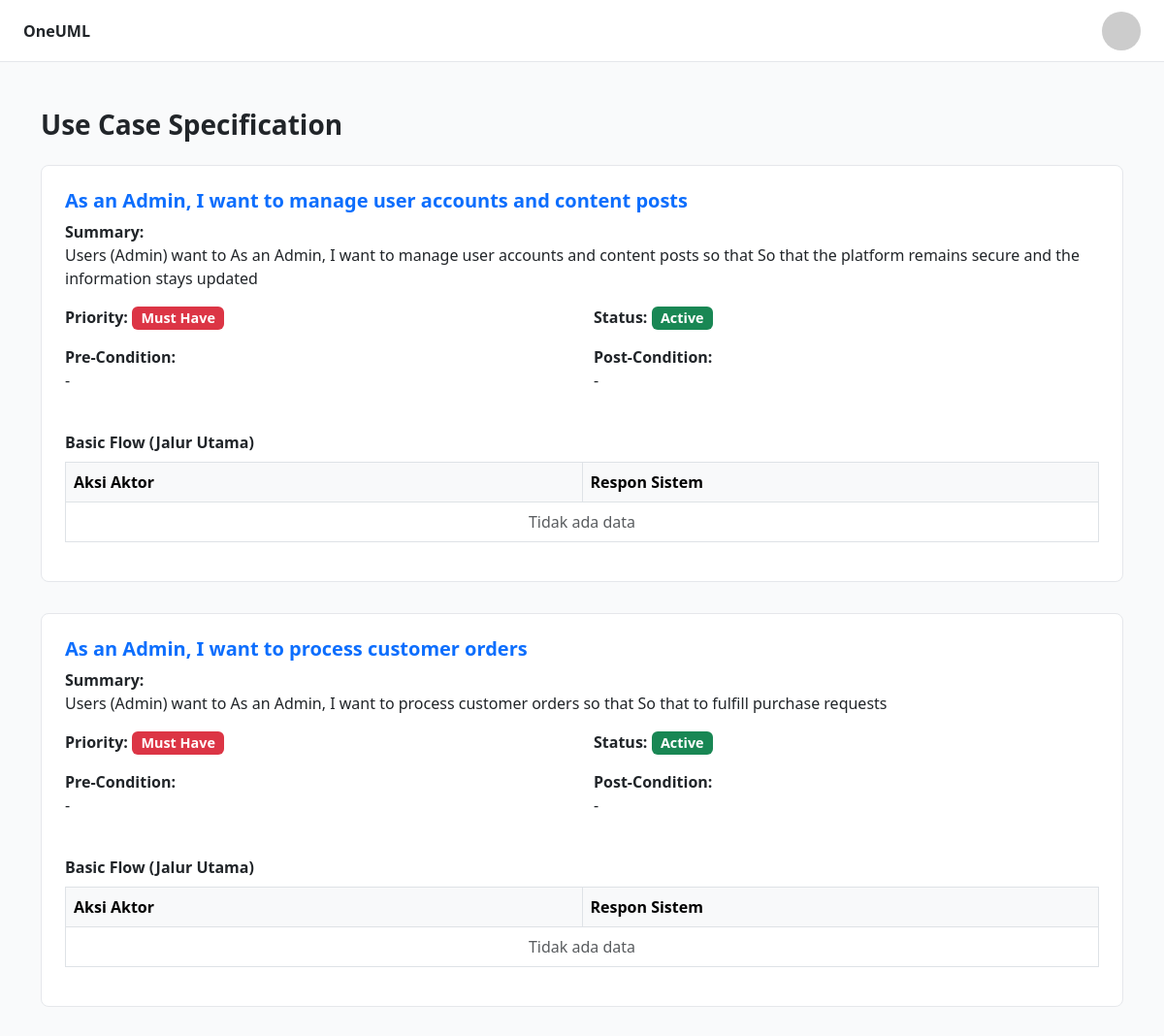
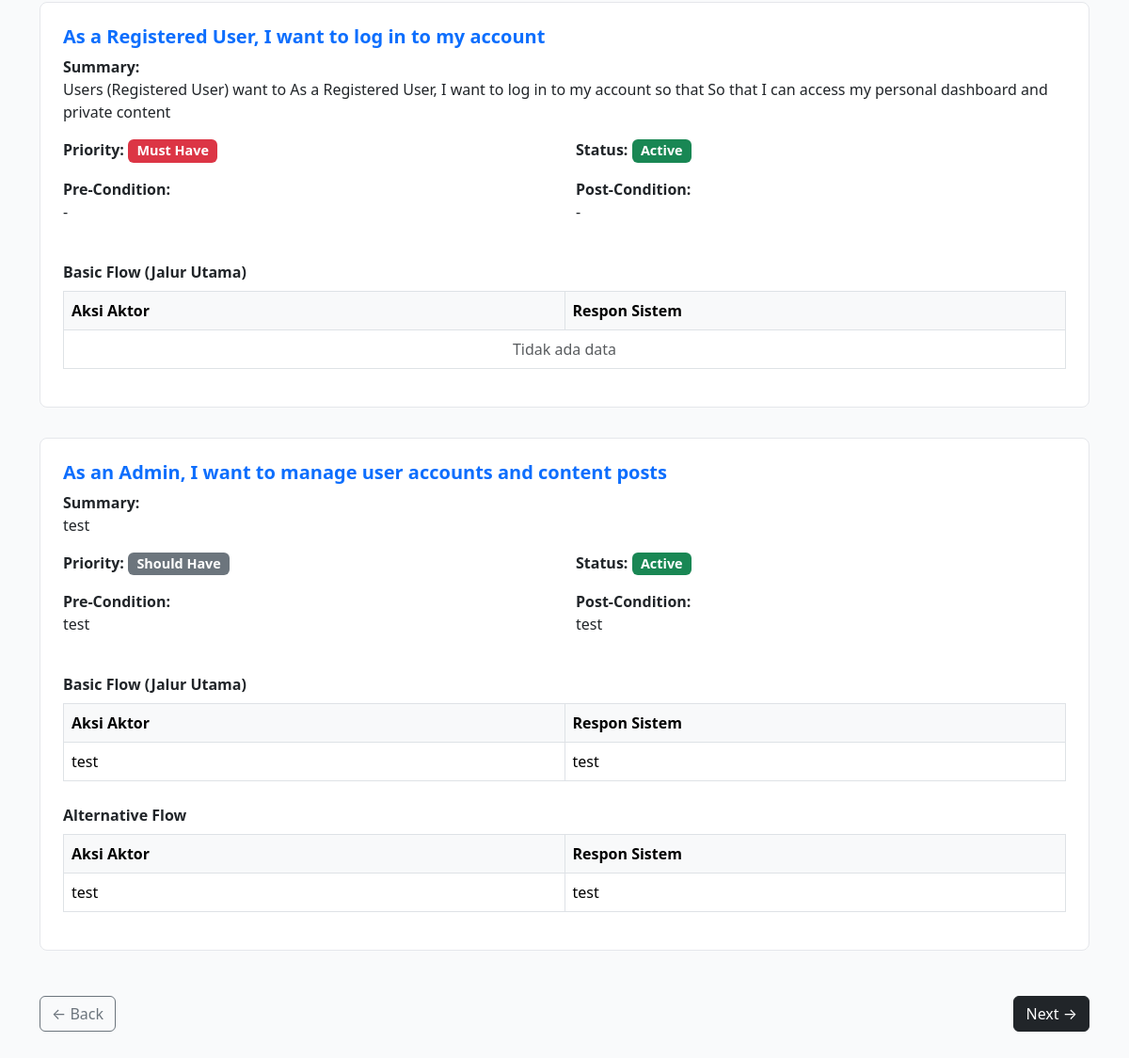
Page /use-case-spec/ on the earlier database version (2 pictures, top to bottom).
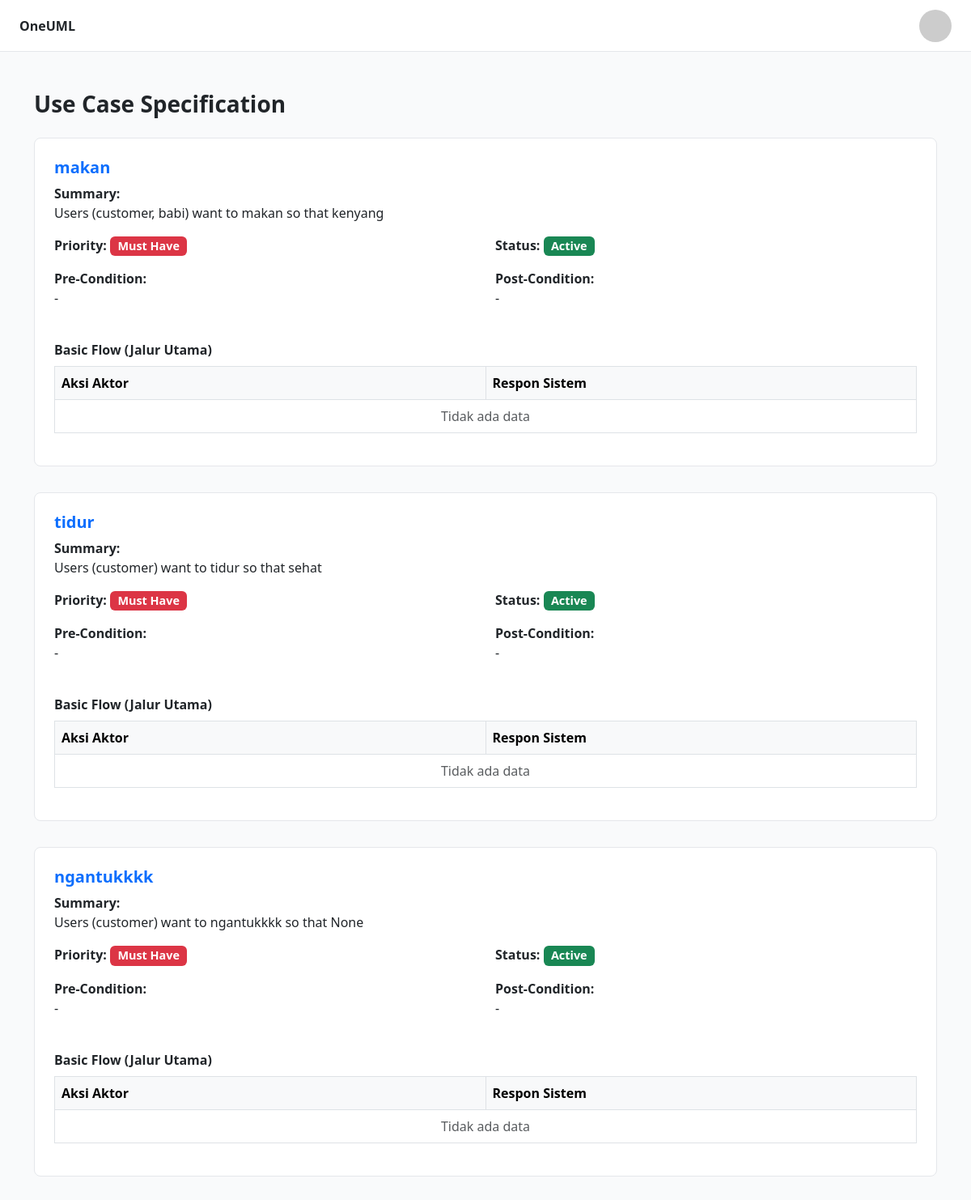
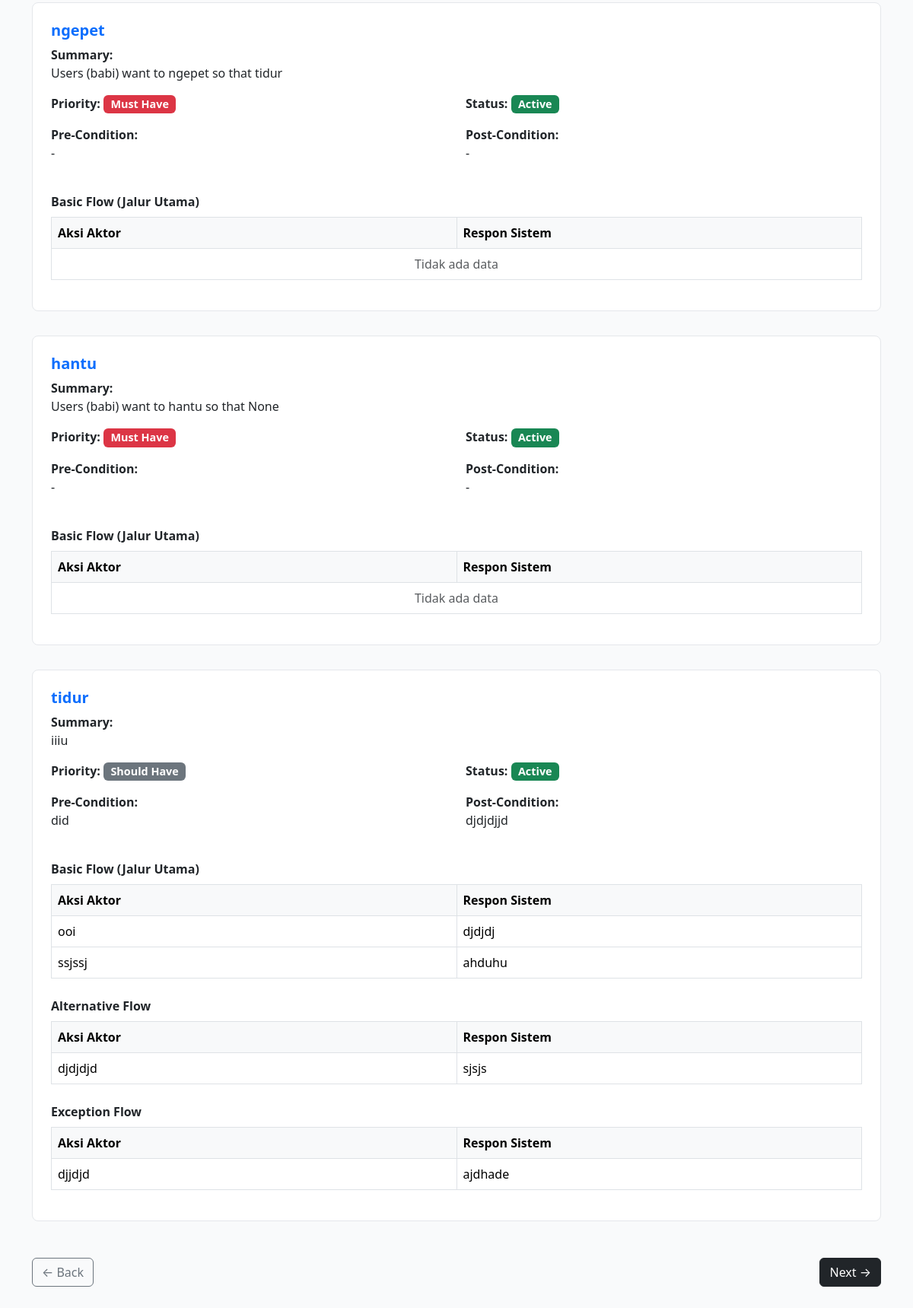
Same page on the later database version (2 pictures, top to bottom).
### main/models.py (models this page shows, shortened)
class UseCaseSpecification(models.Model):
    id = models.AutoField(primary_key=True)
    gui = models.ForeignKey(GUI, on_delete=models.CASCADE, null=True, blank=True)
    feature_name = models.CharField(max_length=255, default="Feature")
    summary_description = models.TextField(null=True, blank=True)
    PRIORITY_CHOICES = [
        ('Must Have', 'Must Have'),
        ('Should Have', 'Should Have'),
        ('Could Have', 'Could Have'),
        ("Won't Have", "Won't Have"),
    ]
    priority = models.CharField(max_length=50, choices=PRIORITY_CHOICES, default='Must Have')
    STATUS_CHOICES = [
        ('Active', 'Active'),
        ('Inactive', 'Inactive')
    ]
    status = models.CharField(max_length=50, choices=STATUS_CHOICES, default='Active')
    input_precondition = models.TextField(null=True, blank=True)
    input_postcondition = models.TextField(null=True, blank=True)

class BasicPath(models.Model):
    usecase_spec = models.ForeignKey(UseCaseSpecification, on_delete=models.CASCADE, related_name='basic_paths')
    step_number = models.IntegerField()
    actor_action = models.TextField(null=True, blank=True)
    system_response = models.TextField(null=True, blank=True)

class AlternativePath(models.Model):
    usecase_spec = models.ForeignKey(UseCaseSpecification, on_delete=models.CASCADE, related_name='alternative_paths')
    step_number = models.IntegerField() # Ini buat nyimpen urutan baris
    actor_action = models.TextField(null=True, blank=True)
    system_response = models.TextField(null=True, blank=True)

class ExceptionPath(models.Model):
    usecase_spec = models.ForeignKey(UseCaseSpecification, on_delete=models.CASCADE, related_name='exception_paths')
    step_number = models.IntegerField()
    actor_action = models.TextField(null=True, blank=True)
    system_response = models.TextField(null=True, blank=True)

### main/views.py (the view)
# urls.py: path('use-case-spec/', views.use_case_spec, name='use_case_spec'),          # Step 4
def use_case_spec(request):
    specs = UseCaseSpecification.objects.all().prefetch_related(
        'basic_paths', 'alternative_paths', 'exception_paths'
    )
    current_user = Pengguna.objects.first()
    if not current_user:
        current_user = Pengguna.objects.create(
            id_user="U001", nama_user="Admin", email_user="admin@oneuml.com", password="123"
        )
    current_project, _ = Project.objects.get_or_create(
        id_project="P001",  # Kunci pencarian
        defaults={          # Kalau belum ada, isi data ini:
            'nama_project': "Project Skripsi",
            'deskripsi': "Auto Generated",
            'pengguna': current_user
        }
    )
    current_gui, _ = GUI.objects.get_or_create(
        id_gui="G001",      # Kunci pencarian
        defaults={          # Kalau belum ada, isi data ini:
            'project': current_project,
            'nama_atribut': "Home Screen"
        }
    )
    context = {
        'specs': specs,
        'gui': current_gui
    }
    return render(request, 'main/use_case_spec.html', context)

### main/templates/main/use_case_spec.html (shortened to what the changed rows need)
<!DOCTYPE html>
<html lang="id">
<head>
  <link href="https://cdn.jsdelivr.net/npm/bootstrap@5.3.2/dist/css/bootstrap.min.css" rel="stylesheet" />
</head>
<body>
  <main class="container mt-5">
    <div id="useCaseContainer">
        {% if specs %}
            {% for spec in specs %}
            <div class="spec-card">
                <h5 class="fw-bold text-primary">{{ spec.feature_name }}</h5>
                <p><strong>Summary:</strong><br>{{ spec.summary_description|default:"-" }}</p>
                <div class="row mb-3">
                    <div class="col-md-6">
                        <strong>Priority:</strong>
                        <span class="badge {% if spec.priority == 'Must Have' %}bg-danger{% else %}bg-secondary{% endif %}">
                            {{ spec.priority }}
                        </span>
                    </div>
                    <div class="col-md-6">
                        <strong>Status:</strong>
                        <span class="badge bg-success">{{ spec.status }}</span>
                    </div>
                </div>
                <div class="row">
                    <div class="col-md-6">
                        <p><strong>Pre-Condition:</strong><br>{{ spec.input_precondition|default:"-" }}</p>
                    </div>
                    <div class="col-md-6">
                        <p><strong>Post-Condition:</strong><br>{{ spec.input_postcondition|default:"-" }}</p>
                    </div>
                </div>
                <div class="mt-4">
                    <div class="section-title">Basic Flow (Jalur Utama)</div>
                    <table class="table table-bordered mt-2">
                        <thead>
                            <tr>
                                <th width="50%">Aksi Aktor</th>
                                <th width="50%">Respon Sistem</th>
                            </tr>
                        </thead>
                        <tbody>
                            {% for step in spec.basic_paths.all %}
                            <tr>
                                <td>{{ step.actor_action }}</td>
                                <td>{{ step.system_response }}</td>
                            </tr>
                            {% empty %}
                            <tr><td colspan="2" class="text-center text-muted">Tidak ada data</td></tr>
                            {% endfor %}
                        </tbody>
                    </table>
                </div>
                {% if spec.alternative_paths.all %}
                <div class="mt-4">
                    <div class="section-title">Alternative Flow</div>
                    <table class="table table-bordered mt-2">
                        <thead><tr><th width="50%">Aksi Aktor</th><th width="50%">Respon Sistem</th></tr></thead>
                        <tbody>
                            {% for step in spec.alternative_paths.all %}
                            <tr><td>{{ step.actor_action }}</td><td>{{ step.system_response }}</td></tr>
                            {% endfor %}
                        </tbody>
                    </table>
                </div>
                {% endif %}
                {% if spec.exception_paths.all %}
                <div class="mt-4">
                    <div class="section-title">Exception Flow</div>
                    <table class="table table-bordered mt-2">
                        <thead><tr><th width="50%">Aksi Aktor</th><th width="50%">Respon Sistem</th></tr></thead>
                        <tbody>
                            {% for step in spec.exception_paths.all %}
                            <tr><td>{{ step.actor_action }}</td><td>{{ step.system_response }}</td></tr>
                            {% endfor %}
                        </tbody>
                    </table>
                </div>
                {% endif %}
            </div>
            {% endfor %}
        {% else %}
            <div class="alert alert-warning text-center py-5">
                <h4>Belum ada data Use Case.</h4>
                <p>Silakan input data terlebih dahulu di halaman sebelumnya.</p>
                <a href="/input-informasi-tambahan/" class="btn btn-primary mt-2">Input Data</a>
            </div>
        {% endif %}
    </div>
  </main>
</body>
</html>

Differences in the rows shown:
removed UseCaseSpecification: feature_name "As an Admin, I want to manage user accounts and content posts", summary_description "Users (Admin) want to As an Admin, I want to manage user accounts and content posts so that So that the platform remains secure and the information stays updated", priority "Must Have", status "Active", input_precondition "-", input_postcondition "-"
removed UseCaseSpecification: feature_name "As an Admin, I want to process customer orders", summary_description "Users (Admin) want to As an Admin, I want to process customer orders so that So that to fulfill purchase requests", priority "Must Have", status "Active", input_precondition "-", input_postcondition "-"
removed UseCaseSpecification: feature_name "As a Registered User, I want to log in to my account", summary_description "Users (Registered User) want to As a Registered User, I want to log in to my account so that So that I can access my personal dashboard and private content", priority "Must Have", status "Active", input_precondition "-", input_postcondition "-"
removed UseCaseSpecification: feature_name "As an Admin, I want to manage user accounts and content posts", summary_description "test", priority "Should Have", status "Active", input_precondition "test", input_postcondition "test"
removed BasicPath: actor_action "test", system_response "test", shown under "As an Admin, I want to manage user accounts and content posts"
removed AlternativePath: actor_action "test", system_response "test", shown under "As an Admin, I want to manage user accounts and content posts"
added UseCaseSpecification: feature_name "makan", summary_description "Users (customer, babi) want to makan so that kenyang", priority "Must Have", status "Active", input_precondition "-", input_postcondition "-"
added UseCaseSpecification: feature_name "tidur", summary_description "Users (customer) want to tidur so that sehat", priority "Must Have", status "Active", input_precondition "-", input_postcondition "-"
added UseCaseSpecification: feature_name "ngantukkkk", summary_description "Users (customer) want to ngantukkkk so that None", priority "Must Have", status "Active", input_precondition "-", input_postcondition "-"
added UseCaseSpecification: feature_name "ngepet", summary_description "Users (babi) want to ngepet so that tidur", priority "Must Have", status "Active", input_precondition "-", input_postcondition "-"
added UseCaseSpecification: feature_name "hantu", summary_description "Users (babi) want to hantu so that None", priority "Must Have", status "Active", input_precondition "-", input_postcondition "-"
added UseCaseSpecification: feature_name "tidur", summary_description "iiiu", priority "Should Have", status "Active", input_precondition "did", input_postcondition "djdjdjjd"
added BasicPath: actor_action "ooi", system_response "djdjdj", shown under "tidur"
added BasicPath: actor_action "ssjssj", system_response "ahduhu", shown under "tidur"
added AlternativePath: actor_action "djdjdjd", system_response "sjsjs", shown under "tidur"
added ExceptionPath: actor_action "djjdjd", system_response "ajdhade"
